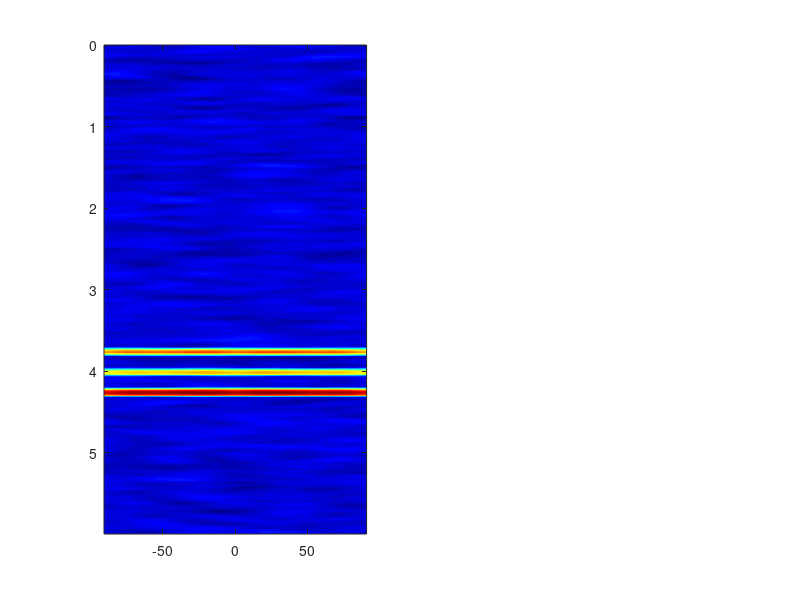

This chart was generated by the following MATLAB code: (Note: this script raises an error after producing the figure.)
%% =========================================================
%  process_real_data.m
%  Convert Real Radar IF Data → Range-Angle Heatmap
%  → Save for Python ML inference
%
%  Usage:
%    Option A: Load raw IF cube from TI radar SDK
%    Option B: Load from saved .mat file
%    Option C: Simulate with added realism (no hardware yet)
%
%  Output:
%    real_heatmap.mat  — same format as training data
%                        ready for radar_multitask_cnn.py
%
%  Project: Radar Object Detection + ML (Junior IW)
%% =========================================================

clear; clc; close all;

%% =========================================================
%  SECTION 1: RADAR PARAMETERS
%  MUST match radar_shape_classification.m exactly
%% =========================================================

c        = 3e8;
fc       = 77e9;
lambda   = c / fc;

B        = 4e9;
Tc       = 40e-6;
S        = B / Tc;

Fs       = 4e6;
N_s      = round(Fs * Tc);

N_chirps = 128;
N_ant    = 4;
D        = lambda / 2;

d_max    = (Fs*c) / (2*S);

fprintf('===== Radar Parameters =====\n');
fprintf('Max range  : %.2f m\n', d_max);
fprintf('Wavelength : %.2f mm\n', lambda*1000);
fprintf('============================\n\n');

%% =========================================================
%  SECTION 2: LOAD IF DATA
%
%  Choose ONE of the three options below.
%  Comment out the others.
%% =========================================================

DATA_SOURCE = 'simulate';   % 'ti_radar' | 'mat_file' | 'simulate'

switch DATA_SOURCE

    case 'ti_radar'
        %% ── Option A: TI mmWave Radar (Real Hardware) ────
        % Requires TI mmWave SDK and MATLAB support package
        % Uncomment and fill in your device port

        % port = 'COM3';   % Windows example — check Device Manager
        % port = '/dev/ttyUSB0';   % Linux example

        % cfg.numSamples = N_s;
        % cfg.numChirps  = N_chirps;
        % cfg.numRx      = N_ant;
        % cfg.bandwidth  = B;
        % cfg.startFreq  = fc;
        % cfg.chirpTime  = Tc;

        % Connect and collect one frame
        % radarObj  = mmWaveDevice(port, cfg);
        % IF_cube   = radarObj.captureFrame();
        % delete(radarObj);

        % If using TI Demo binary output:
        % IF_cube = parse_ti_bin('adc_data.bin', N_s, N_chirps, N_ant);

        fprintf('TI radar option selected — uncomment hardware code\n');
        IF_cube = zeros(N_s, N_chirps, N_ant);   % placeholder

    case 'mat_file'
        %% ── Option B: Load Previously Saved .mat File ────
        % Use this if you captured data earlier and saved it

        filename = 'captured_radar_data.mat';
        fprintf('Loading IF cube from: %s\n', filename);

        loaded  = load(filename);

        % Try common field names from TI SDK output
        if isfield(loaded, 'IF_cube')
            IF_cube = loaded.IF_cube;
        elseif isfield(loaded, 'adcData')
            IF_cube = loaded.adcData;
        elseif isfield(loaded, 'rawData')
            IF_cube = loaded.rawData;
        else
            error(['Cannot find IF data in .mat file. ' ...
                   'Available fields: %s'], ...
                   strjoin(fieldnames(loaded), ', '));
        end

        fprintf('Loaded IF cube: [%d × %d × %d]\n', size(IF_cube));

    case 'simulate'
        %% ── Option C: Realistic Simulation (No Hardware) ──
        % Simulates a real object with hardware imperfections.
        % Use this to test the full pipeline before having hardware.

        fprintf('Simulating realistic radar return...\n');

        % Define test object — change this to simulate different objects
        % Try matching one of your training shapes:
        %   Circle:    radius=0.25m, 20 uniform points, amp=0.35
        %   Square:    0.5m side, 4 corners amp=1.0, edges amp=0.6
        %   Rectangle: 0.7×0.3m, same corner/edge structure
        %   Triangle:  0.5m side equilateral, 3 corners + edges

        TEST_OBJECT = 'square';   % change to test different shapes

        switch TEST_OBJECT
            case 'circle'
                angles   = linspace(0, 2*pi, 21); angles = angles(1:end-1);
                obj_sc   = [0.25*cos(angles(:)), 0.25*sin(angles(:)), ...
                            0.35*ones(20,1)];
            case 'square'
                h = 0.25;
                obj_sc = [-h,-h,1.0; h,-h,1.0; h,h,1.0; -h,h,1.0;
                           0,-h,0.6;  0, h,0.6; -h,0,0.6; h,0,0.6];
            case 'rectangle'
                hw=0.35; hh=0.15;
                obj_sc = [-hw,-hh,1.0; hw,-hh,1.0; hw,hh,1.0; -hw,hh,1.0;
                            0,-hh,0.6;  0,  hh,0.6;
                          -hw,   0,0.6; hw,   0,0.6];
            case 'triangle'
                s=0.5; ht=s*sqrt(3)/2;
                v1=[0, 2*ht/3]; v2=[-s/2,-ht/3]; v3=[s/2,-ht/3];
                obj_sc = [v1,1.0; v2,1.0; v3,1.0];
        end

        % Place object at 4m range, 0° angle
        obj_range = 4.0;
        obj_angle = 0.0;
        rx = obj_range * sind(obj_angle);
        ry = obj_range * cosd(obj_angle);

        % Translate scatterers to world coordinates
        sc_world = obj_sc;
        sc_world(:,1) = sc_world(:,1) + rx;
        sc_world(:,2) = sc_world(:,2) + ry;

        % Generate IF cube
        t       = (0:N_s-1).' / Fs;
        IF_cube = zeros(N_s, N_chirps, N_ant);

        for s = 1:size(sc_world,1)
            sx  = sc_world(s,1);
            sy  = sc_world(s,2);
            amp = sc_world(s,3);

            d_s     = sqrt(sx^2 + sy^2);
            theta_s = atan2d(sx, sy);

            if d_s < 0.1 || d_s > d_max; continue; end

            f_beat     = S*(2*d_s)/c;
            phi_r      = (4*pi*fc*d_s)/c;
            phi_a_base = (2*pi/lambda)*D*sind(theta_s);

            for k = 1:N_chirps
                for n = 1:N_ant
                    phi_a = phi_a_base*(n-1);
                    sig   = amp*exp(1j*(2*pi*f_beat*t + phi_r + phi_a));
                    IF_cube(:,k,n) = IF_cube(:,k,n) + sig;
                end
            end
        end

        % ── Add realistic hardware imperfections ──────────
        % These make the simulated data more similar to real hardware

        % 1. Thermal noise (SNR ~ 20dB — realistic for short range)
        snr_db    = 20;
        noise_amp = 10^(-snr_db/20);
        IF_cube   = IF_cube + noise_amp * ...
                    (randn(size(IF_cube)) + 1j*randn(size(IF_cube)));

        % 2. Phase noise (random phase jitter per chirp)
        % Models oscillator imperfections in real hardware
        phase_noise_std = 0.05;   % radians
        for k = 1:N_chirps
            phase_jitter = phase_noise_std * randn(1,1,N_ant);
            IF_cube(:,k,:) = IF_cube(:,k,:) .* exp(1j*phase_jitter);
        end

        % 3. DC offset (LO leakage — very common in real FMCW hardware)
        % Shows up as a strong peak at range = 0
        dc_offset = 0.02 * (1 + 1j);
        IF_cube   = IF_cube + dc_offset;

        % 4. Inter-antenna gain imbalance
        % Real antennas have slightly different gains
        gain_imbalance = 1 + 0.05*randn(1,1,N_ant);
        IF_cube        = IF_cube .* gain_imbalance;

        fprintf('Simulated %s at %.1fm with hardware imperfections\n', ...
                TEST_OBJECT, obj_range);
end

fprintf('IF cube shape: [%d × %d × %d]\n\n', size(IF_cube));

%% =========================================================
%  SECTION 3: DC REMOVAL
%  Real radars always have a DC offset from LO leakage.
%  Subtract the mean across chirps to remove it.
%  This is standard preprocessing for real FMCW data.
%% =========================================================

% Remove mean across chirp dimension (DC component)
IF_cube = IF_cube - mean(IF_cube, 2);
fprintf('DC offset removed\n');

%% =========================================================
%  SECTION 4: RANGE FFT
%  Identical to training pipeline — must match exactly
%% =========================================================

NFFT_r = 512;

% Hanning window — same as training
win_range = hanning(N_s);
win_range = reshape(win_range, [N_s,1,1]);
IF_win    = IF_cube .* win_range;

% Full spectrum FFT (complex signal)
range_fft  = fft(IF_win, NFFT_r, 1);   % [512 × 128 × 4]

% Range axis
f_ax       = (0:NFFT_r-1)*(Fs/NFFT_r);
range_axis = (f_ax*c)/(2*S);

%% =========================================================
%  SECTION 5: CLUTTER REMOVAL (Static Object Subtraction)
%
%  In a real room, walls and static furniture produce strong
%  reflections that appear at fixed ranges across all chirps.
%  This step removes them by subtracting the mean across chirps.
%
%  This is critical for real-world deployment —
%  without it, the room itself dominates the heatmap.
%% =========================================================

% Subtract mean across chirps (removes static clutter)
clutter       = mean(range_fft, 2);
range_fft_dc  = range_fft - clutter;
fprintf('Static clutter removed\n');

%% =========================================================
%  SECTION 6: ANGLE FFT → RANGE-ANGLE HEATMAP
%  Identical to training pipeline — must match exactly
%% =========================================================

NFFT_a    = 256;

% Angle FFT across antennas
ang_fft   = fftshift(fft(range_fft_dc, NFFT_a, 3), 3);
RA_map    = mean(abs(ang_fft), 2);     % average across chirps
RA_map    = squeeze(RA_map);           % [512 × 256]

% Angle axis
omega_a   = linspace(-pi, pi, NFFT_a);
sin_theta = (lambda * omega_a) / (2*pi*D);
valid_a   = abs(sin_theta) <= 1;
ang_axis  = NaN(1, NFFT_a);
ang_axis(valid_a) = rad2deg(asin(sin_theta(valid_a)));

%% =========================================================
%  SECTION 7: NORMALISE
%  Must match training normalisation exactly.
%  Training used: RA = RA / max(RA(:))
%  Apply the same here.
%% =========================================================

RA_normalised = RA_map / (max(RA_map(:)) + eps);

fprintf('Heatmap shape: [%d × %d]\n', size(RA_normalised));
fprintf('Value range  : [%.4f, %.4f]\n', ...
        min(RA_normalised(:)), max(RA_normalised(:)));

%% =========================================================
%  SECTION 8: VISUALISE THE REAL HEATMAP
%  Inspect before sending to Python.
%  Should look similar to training heatmaps.
%% =========================================================

zoom_half = 1.5;
obj_approx_range = range_axis(find(mean(RA_map,2) == max(mean(RA_map,2)), 1));
y_lo = max(0,         obj_approx_range - zoom_half);
y_hi = min(d_max,     obj_approx_range + zoom_half);

figure('Name','Real/Realistic Radar Heatmap', ...
       'NumberTitle','off','Color','w','Position',[200 200 900 420]);

subplot(1,2,1);
imagesc(ang_axis, range_axis, 20*log10(RA_normalised + eps));
colormap('jet'); clim([-40 0]); colorbar;
set(gca,'YDir','normal');
xlabel('Angle (degrees)'); ylabel('Range (m)');
title('Full Range-Angle Map');
xlim([-90 90]);

subplot(1,2,2);
imagesc(ang_axis, range_axis, 20*log10(RA_normalised + eps));
colormap('jet'); clim([-40 0]); colorbar;
set(gca,'YDir','normal');
xlabel('Angle (degrees)'); ylabel('Range (m)');
title('Zoomed — Object Region');
xlim([-60 60]);
ylim([y_lo y_hi]);

sgtitle(sprintf('Real Radar Heatmap | Object ~%.1fm | %s source', ...
        obj_approx_range, DATA_SOURCE), ...
        'FontSize',12,'FontWeight','bold');

%% =========================================================
%  SECTION 9: SAVE FOR PYTHON INFERENCE
%  Save in the same format as the training dataset.
%  Python loads this and calls predict_object_multitask().
%% =========================================================

save('real_heatmap.mat', ...
     'RA_normalised', ...   % [512 × 256] normalised heatmap
     'RA_map', ...          % [512 × 256] raw heatmap
     'range_axis', ...      % [512] range values in metres
     'ang_axis', ...        % [256] angle values in degrees
     'DATA_SOURCE');

fprintf('\nSaved: real_heatmap.mat\n');
fprintf('Now run predict_real.py to classify this object.\n');
